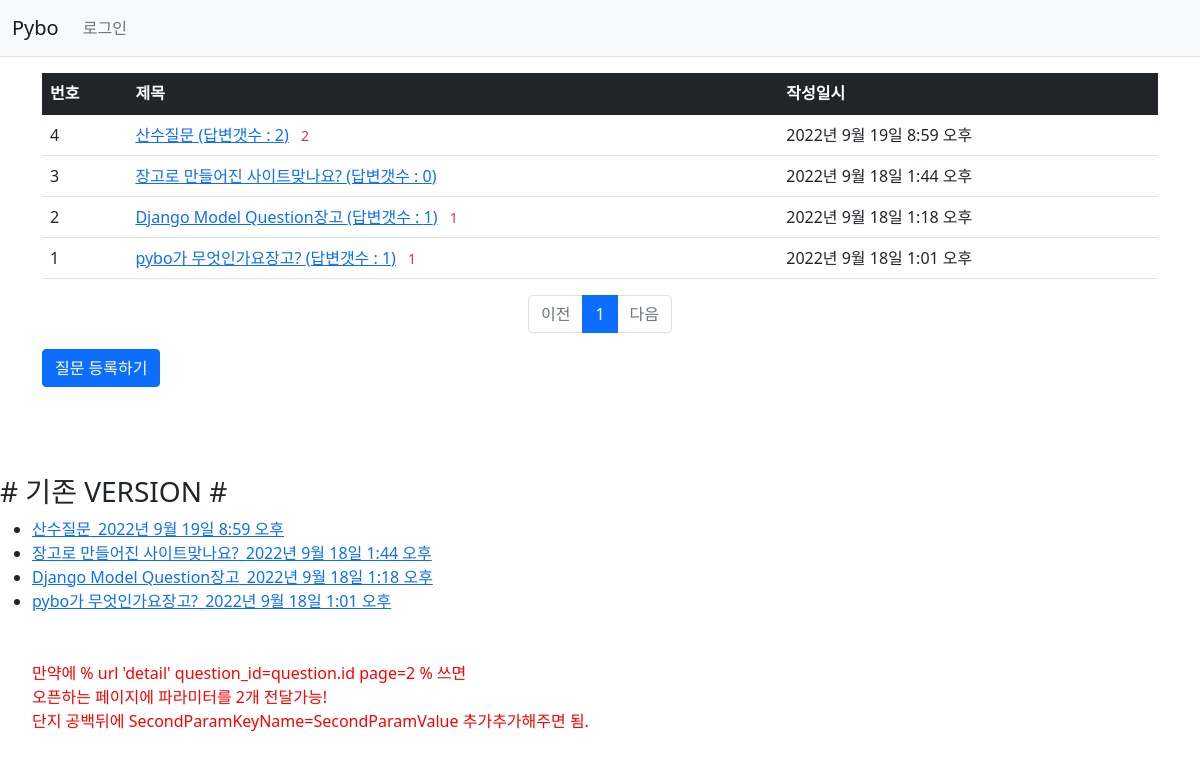
Page /pybo/ on the earlier database version.
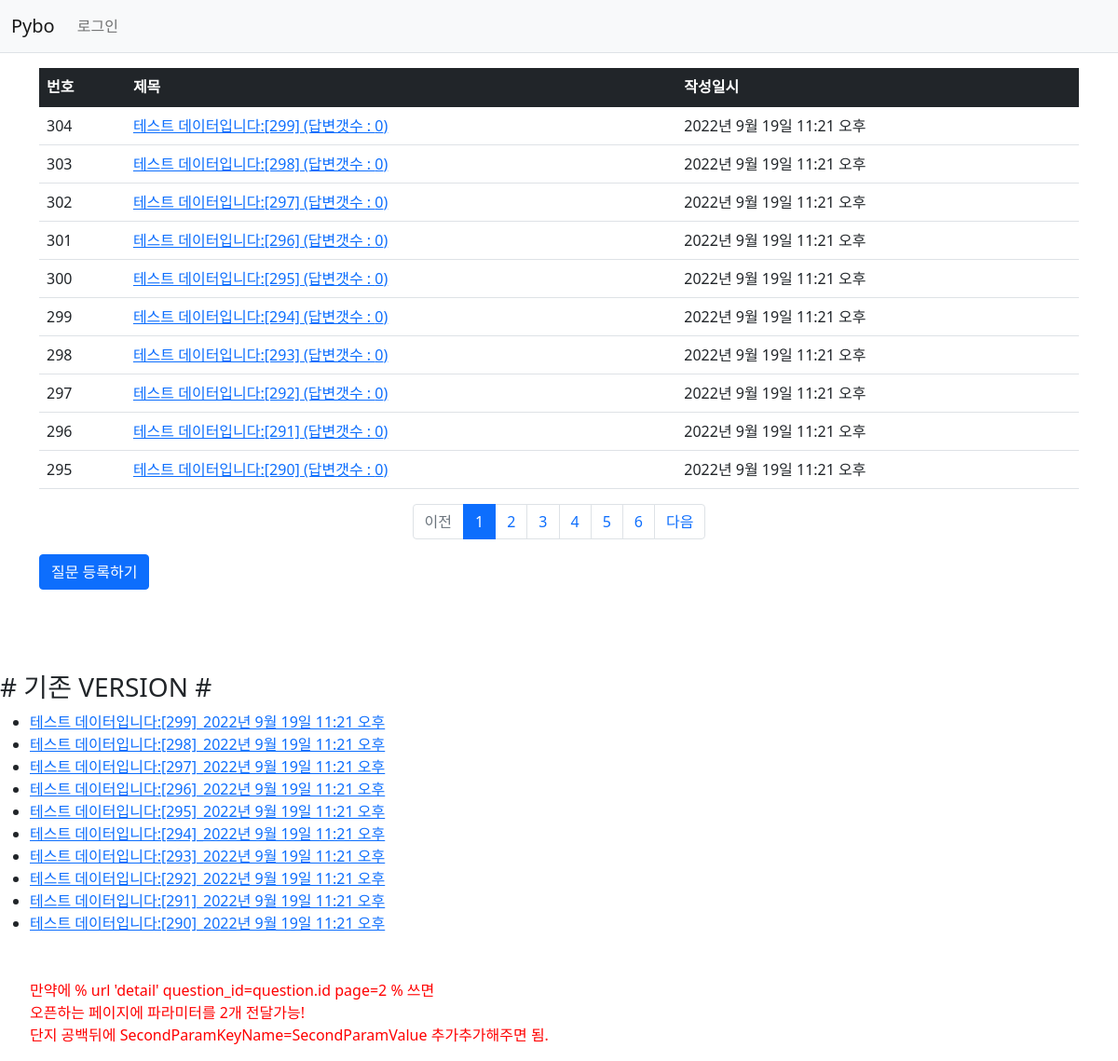
Same page on the later database version.
### pybo/models.py (models this page shows, shortened)
class Question(models.Model):
    subject = models.CharField(max_length=200)
    content = models.TextField()
    create_date = models.DateTimeField()

### pybo/views.py (the view)
# urls.py: 만약에 path('/', views.index),
def index(request):
    page = request.GET.get('page', '1')  # 페이지 initial 값
    question_list = Question.objects.order_by('-create_date')
    '''
     question_lit 를  정렬하여 끌고오기- 정렬순이 강제된 상태..   order by 뒤를 변수화 하면 어떨까?

     - 를 눈여겨 볼 것.  DESC와 같다, 즉 최신 값부터 끌고오도록 한다는 의미

    '''
    paginator = Paginator(question_list, 10)  # 페이지당 10개씩 보여주기
    page_obj = paginator.get_page(page)
    context = {'question_list': page_obj}
    '''
       querySet 을  context 라는 곳에 담아버리기. ,  body에  뭉쳐담아서 response 하기
    '''
    return render(request, 'pybo/question_list.html', context)
    '''
        index  >>  기본적으로  /pybo/ 로 들어온 경우 꺼내올 VIEW 지정..

     question_lit 를  정렬하여 끌고오기- 정렬순이 강제된 상태..   order by 뒤를 변수화 하면 어떨까?
    '''

### pybo/templatetags/pybo_filter.py (called while the page is built)
@register.filter
def sub(value, arg):
    return value - arg

### templates/pybo/question_list.html
{% extends 'base.html' %}
{% load pybo_filter %}
{% block content %}
<div class="container my-3">
    <table class="table">
        <thead>
        <tr class="table-dark">
            <th>번호</th>
            <th>제목</th>
            <th>작성일시</th>
        </tr>
        </thead>
        <tbody>
        {% if question_list %}
        {% for question in question_list %}
        <tr>
            <td>
                {{ question_list.paginator.count|sub:question_list.start_index|sub:forloop.counter0|add:1 }}
            </td>
            <td>
                <a href="{% url 'pybo:detail' question.id %}"> {{ question.subject }}  (답변갯수 : {{ question.answer_set.count }})</a>
                {% if question.answer_set.count > 0 %}
                <span class="text-danger small mx-2">{{ question.answer_set.count }}</span>
                {% endif %}
            </td>
            <td>{{ question.create_date }}</td>
        </tr>
        {% endfor %}
        {% else %}
        <tr>
            <td colspan="3">질문이 없습니다.</td>
        </tr>
        {% endif %}
        </tbody>
    </table>
    <ul class="pagination justify-content-center">
        {% if question_list.has_previous %}
        <li class="page-item">
            <a class="page-link" href="?page={{ question_list.previous_page_number }}">이전</a>
        </li>
        {% else %}
        <li class="page-item disabled">
            <a class="page-link" tabindex="-1" aria-disabled="true" href="#">이전</a>
        </li>
        {% endif %}
        {% for page_number in question_list.paginator.page_range %}
        {% if page_number >= question_list.number|add:-5 and page_number <= question_list.number|add:5 %}
        {% if page_number == question_list.number %}
        <li class="page-item active" aria-current="page">
            <a class="page-link" href="?page={{ page_number }}">{{ page_number }}</a>
        </li>
        {% else %}
        <li class="page-item">
            <a class="page-link" href="?page={{ page_number }}">{{ page_number }}</a>
        </li>
        {% endif %}
        {% endif %}
        {% endfor %}
        {% if question_list.has_next %}
        <li class="page-item">
            <a class="page-link" href="?page={{ question_list.next_page_number }}">다음</a>
        </li>
        {% else %}
        <li class="page-item disabled">
            <a class="page-link" tabindex="-1" aria-disabled="true" href="#">다음</a>
        </li>
        {% endif %}
    </ul>
    <a href="{% url 'pybo:question_create' %}" class="btn btn-primary">질문 등록하기</a>
</div>
<br>
<br>
<br>
<h3># 기존 VERSION #</h3>
{% if question_list %}
    <ul>
    {% for question in question_list %}
        <li><a href="{% url 'pybo:detail' question.id %}">{{ question.subject }}_{{question.create_date}}</a></li>
    {% endfor %}
        <li  style="color:red;list-style:none;"><br/><br/>만약에  % url 'detail' question_id=question.id page=2 % 쓰면
            <br/>오픈하는 페이지에 파라미터를 2개 전달가능!
            <br/>단지 공백뒤에 SecondParamKeyName=SecondParamValue 추가추가해주면 됨.</li>
    </ul>
{% else %}
    <p>질문이 없습니다.</p>
{% endif %}
{% endblock %}

Differences in the rows shown:
no longer on this page (row unchanged): Question: paginator.count|sub "4", subject "산수질문", answer_set.count "2", create_date "2022년 9월 19일 8:59 오후"
no longer on this page (row unchanged): Question: paginator.count|sub "3", subject "장고로 만들어진 사이트맞나요?", answer_set.count "0", create_date "2022년 9월 18일 1:44 오후"
no longer on this page (row unchanged): Question: paginator.count|sub "2", subject "Django Model Question장고", answer_set.count "1", create_date "2022년 9월 18일 1:18 오후"
no longer on this page (row unchanged): Question: paginator.count|sub "1", subject "pybo가 무엇인가요장고?", answer_set.count "1", create_date "2022년 9월 18일 1:01 오후"
added Question: paginator.count|sub "304", subject "테스트 데이터입니다:[299]", answer_set.count "0", create_date "2022년 9월 19일 11:21 오후"
added Question: paginator.count|sub "303", subject "테스트 데이터입니다:[298]", answer_set.count "0", create_date "2022년 9월 19일 11:21 오후"
added Question: paginator.count|sub "302", subject "테스트 데이터입니다:[297]", answer_set.count "0", create_date "2022년 9월 19일 11:21 오후"
added Question: paginator.count|sub "301", subject "테스트 데이터입니다:[296]", answer_set.count "0", create_date "2022년 9월 19일 11:21 오후"
added Question: paginator.count|sub "300", subject "테스트 데이터입니다:[295]", answer_set.count "0", create_date "2022년 9월 19일 11:21 오후"
added Question: paginator.count|sub "299", subject "테스트 데이터입니다:[294]", answer_set.count "0", create_date "2022년 9월 19일 11:21 오후"
added Question: paginator.count|sub "298", subject "테스트 데이터입니다:[293]", answer_set.count "0", create_date "2022년 9월 19일 11:21 오후"
added Question: paginator.count|sub "297", subject "테스트 데이터입니다:[292]", answer_set.count "0", create_date "2022년 9월 19일 11:21 오후"
added Question: paginator.count|sub "296", subject "테스트 데이터입니다:[291]", answer_set.count "0", create_date "2022년 9월 19일 11:21 오후"
added Question: paginator.count|sub "295", subject "테스트 데이터입니다:[290]", answer_set.count "0", create_date "2022년 9월 19일 11:21 오후"
Other differences:
new list line: "2"
new list line: "3"
new list line: "4"
new list line: "5"
new list line: "6"
